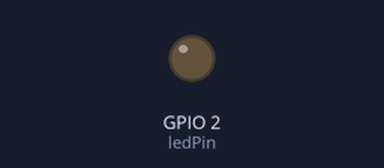
The sketch below on a simulated ESP32. On the bench: output pins drawn as LEDs (lit = HIGH).

Above: at 1.3 s.
At 9.8 s:
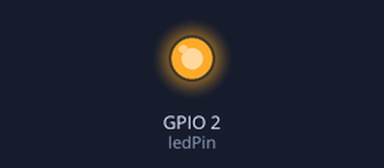
Timing chart, 0 to 10.1 s (numbered marks = the images above):
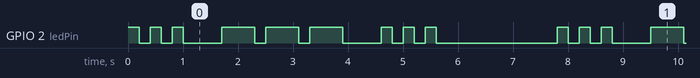

The sketch:

ex03.ino
```cpp
// 定义LED引脚，ESP32通常板载LED连接在GPIO 2
const int ledPin = 2;

// SOS序列的步骤：LED状态和持续时间(ms)
const int steps = 21;
const int ledStates[steps] = {
  HIGH, LOW, HIGH, LOW, HIGH, LOW,    // S: 3短闪 (ON 200, OFF 200) ×3
  LOW,                                // 中间间隔 500ms (LED灭)
  HIGH, LOW, HIGH, LOW, HIGH, LOW,    // O: 3长闪 (ON 600, OFF 200) ×3
  LOW,                                // 中间间隔 500ms (LED灭)
  HIGH, LOW, HIGH, LOW, HIGH, LOW,    // S: 3短闪 (ON 200, OFF 200) ×3
  LOW                                 // 单次循环间隔 2000ms (LED灭)
};
const int intervals[steps] = {
  200, 200, 200, 200, 200, 200,       // S短闪
  500,                                // 中间间隔
  600, 200, 600, 200, 600, 200,      // O长闪
  500,                                // 中间间隔
  200, 200, 200, 200, 200, 200,      // S短闪
  2000                                // 单次循环间隔
};

int currentStep = 0;
unsigned long previousMillis = 0;

void setup() {
  Serial.begin(115200);
  pinMode(ledPin, OUTPUT);
  // 初始化第一个步骤的状态
  digitalWrite(ledPin, ledStates[currentStep]);
  previousMillis = millis();
}

void loop() {
  unsigned long currentMillis = millis();

  // 检查当前步骤持续时间是否已到
  if (currentMillis - previousMillis >= intervals[currentStep]) {
    // 移动到下一个步骤
    currentStep = (currentStep + 1) % steps;
    digitalWrite(ledPin, ledStates[currentStep]);
    previousMillis = currentMillis;
  }
}
```

Measured:
- by itself, GPIO 2 (ledPin): repeats every 7.8 s: HIGH 0.20 s, LOW 0.20 s, HIGH 0.20 s, LOW 0.70 s, 2 × (HIGH 0.60 s, LOW 0.20 s), HIGH 0.60 s, LOW 0.70 s, 2 × (HIGH 0.20 s, LOW 0.20 s), HIGH 0.20 s, LOW 2.2 s, HIGH 0.20 s, LOW 0.20 s
- by itself, everything shown: repeats every 7.8 s, in 18 steps
